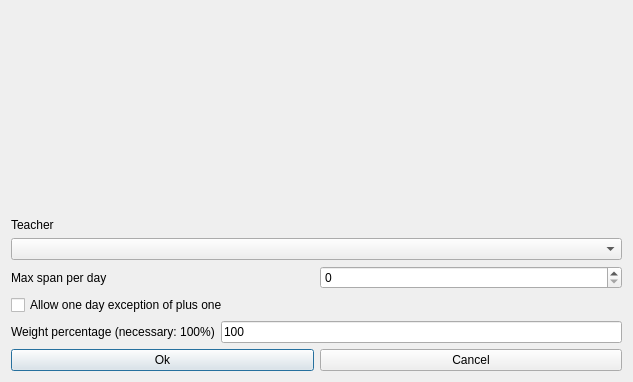
<?xml version="1.0" encoding="UTF-8"?>
<ui version="4.0">
 <class>ModifyConstraintTeacherMaxSpanPerDayForm_template</class>
 <widget class="QDialog" name="ModifyConstraintTeacherMaxSpanPerDayForm_template">
  <property name="geometry">
   <rect>
    <x>0</x>
    <y>0</y>
    <width>633</width>
    <height>382</height>
   </rect>
  </property>
  <property name="windowTitle">
   <string extracomment="This is the title of the dialog to modify a constraint of this type">Modify teacher max span per day</string>
  </property>
  <layout class="QGridLayout" name="gridLayout">
   <item row="0" column="0">
    <spacer name="spacer4">
     <property name="orientation">
      <enum>Qt::Vertical</enum>
     </property>
     <property name="sizeType">
      <enum>QSizePolicy::Expanding</enum>
     </property>
     <property name="sizeHint" stdset="0">
      <size>
       <width>99</width>
       <height>99</height>
      </size>
     </property>
    </spacer>
   </item>
   <item row="1" column="0">
    <layout class="QVBoxLayout" name="verticalLayout">
     <item>
      <widget class="QLabel" name="teacherTextLabel">
       <property name="frameShape">
        <enum>QFrame::NoFrame</enum>
       </property>
       <property name="frameShadow">
        <enum>QFrame::Plain</enum>
       </property>
       <property name="text">
        <string>Teacher</string>
       </property>
       <property name="wordWrap">
        <bool>false</bool>
       </property>
      </widget>
     </item>
     <item>
      <widget class="QComboBox" name="teachersComboBox">
       <property name="editable">
        <bool>false</bool>
       </property>
       <property name="insertPolicy">
        <enum>QComboBox::NoInsert</enum>
       </property>
       <property name="duplicatesEnabled">
        <bool>false</bool>
       </property>
      </widget>
     </item>
    </layout>
   </item>
   <item row="2" column="0">
    <layout class="QHBoxLayout" name="horizontalLayout">
     <item>
      <widget class="QLabel" name="textLabel1">
       <property name="text">
        <string>Max span per day</string>
       </property>
       <property name="wordWrap">
        <bool>false</bool>
       </property>
      </widget>
     </item>
     <item>
      <widget class="QSpinBox" name="maxSpanSpinBox"/>
     </item>
    </layout>
   </item>
   <item row="3" column="0">
    <widget class="QCheckBox" name="exceptionCheckBox">
     <property name="text">
      <string comment="It is for max span per day, means that in one day the teacher is allowed to have max span + 1">Allow one day exception of plus one</string>
     </property>
    </widget>
   </item>
   <item row="4" column="0">
    <layout class="QHBoxLayout" name="horizontalLayout_2">
     <item>
      <widget class="QLabel" name="weightTextLabel">
       <property name="frameShape">
        <enum>QFrame::NoFrame</enum>
       </property>
       <property name="frameShadow">
        <enum>QFrame::Plain</enum>
       </property>
       <property name="text">
        <string>Weight percentage (necessary: 100%)</string>
       </property>
       <property name="wordWrap">
        <bool>false</bool>
       </property>
      </widget>
     </item>
     <item>
      <widget class="QLineEdit" name="weightLineEdit">
       <property name="text">
        <string notr="true">100</string>
       </property>
      </widget>
     </item>
    </layout>
   </item>
   <item row="5" column="0">
    <layout class="QHBoxLayout">
     <item>
      <widget class="QPushButton" name="okPushButton">
       <property name="text">
        <string>Ok</string>
       </property>
      </widget>
     </item>
     <item>
      <widget class="QPushButton" name="cancelPushButton">
       <property name="text">
        <string>Cancel</string>
       </property>
      </widget>
     </item>
    </layout>
   </item>
  </layout>
 </widget>
 <layoutdefault spacing="6" margin="11"/>
 <resources/>
 <connections/>
</ui>
